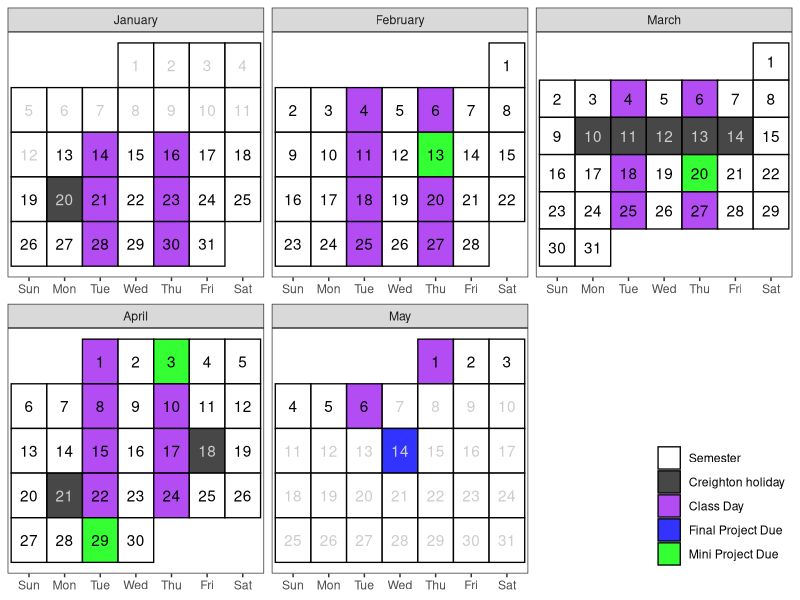

Write R code to recreate this figure.
## ---- chunk 1
# knitr::opts_chunk$set(cache=FALSE, dev='pdf')
knitr::opts_chunk$set(cache=F,
                      fig.path = 'figs/',
                      cache.path='cache/',
                      warning=F,
                      message=F)

knitr::opts_chunk$set(
                  fig.process = function(x) {
                      x2 = sub('-\\d+([.][a-z]+)$', '\\1', x)
                      if (file.rename(x, x2)) x2 else x
                      }
                  )

library(tidyverse)
library(lubridate)

# Create a calendar for your syllabus ----
# Source: http://svmiller.com/blog/2020/08/a-ggplot-calendar-for-your-semester/

# 1) what is the first Monday of the semester?
# Any number of ways to identify dates in R, but we'll use {lubridate} and the ymd() function here.
# Format: YYYYMMDD. In this example, 4 January 2022.

# What are the full dates of the semester? Here, I'll exclude exam week as I like to do.
# In this case: 6 January to 23 April
semester_dates <- seq(ymd(20250113), ymd(20250506), by=1)
# semester_dates <- seq(ymd(20240819), ymd(20241206), by=1)

# Weekday(s) of class
class_wdays <- c("Tue", "Thu")

not_here_dates <- c(
  # MLK Day
  ymd(20250120),
  # Spring Break
  seq(ymd(20250310), ymd(20250314), by = 1),
  # Easter
  ymd(20250418), ymd(20250421))


#exam_dates <- c(ymd(20231005))
#project_dates <- c(ymd(20221104), ymd(20221205), ymd(20221209))
finals_week <- ymd(20250514)
project_dates <- c(ymd(20250213), ymd(20250320), ymd(20250403), ymd(20250429))

# Custom function for treating the first day of the month as the first week 
# of the month up until the first Sunday 
# (unless Sunday was the start of the month)
wom <- function(date) {
    first <- wday(as.Date(paste(year(date), month(date), 1, sep = "-")))
    return((mday(date) + (first - 2)) %/% 7 + 1)
  }

# Create a data frame of dates, assign to Cal
Cal <- tibble(date = seq(ymd(20250101), ymd(20250531), by=1))  %>%
  mutate(mon = lubridate::month(date, label=T, abbr=F),
         wkdy = weekdays(date, abbreviate=T),
         wkdy = fct_relevel(wkdy, "Sun", "Mon", "Tue", "Wed", "Thu","Fri","Sat"), # make sure Sunday comes first
         semester = date %in% semester_dates, 
         #exams = date %in% exam_dates, # is it an exam?
         not_here = date %in% not_here_dates, # is it a day off?
         exam_wk = date %in% finals_week,
         proj = date %in% project_dates,
         day = lubridate::mday(date), 
         week = wom(date))

Cal <- Cal %>%
  mutate(category = case_when(
    #exams ~ "Exam",
    not_here ~ "Creighton holiday",
    proj ~ "Mini Project Due",
    semester & wkdy %in% class_wdays & !not_here & !exam_wk ~ "Class Day",
    semester ~ "Semester",
    exam_wk ~ "Final Project Due",
    TRUE ~ "NA"
  ))


class_cal <- Cal %>% 
  ggplot(.,aes(wkdy, week)) +
  theme_bw() +
  theme(panel.grid.major.x = element_blank(),
        legend.position = c(1, 0), legend.justification = c(1,0),
        legend.direction = "vertical", legend.title = element_blank(),
        axis.title.y = element_blank(), axis.title.x = element_blank(),
        axis.ticks.y = element_blank(), axis.text.y = element_blank()) +
  geom_tile(alpha=0.8, aes(fill=category), color="black", size=.45) +
  facet_wrap(~mon, scales = "free", ncol=3) +
  geom_text(aes(label = day, color = semester & (!not_here))) +
  # put your y-axis down, flip it, and reverse it
  scale_y_reverse(breaks=NULL) +
  # manually fill scale colors to something you like...
  scale_color_manual(values = c("FALSE" = "grey80", "TRUE" = "black"), guide = "none") + 
  scale_fill_manual(values=c("Class Day"="purple", 
                             "Semester"="white",
                             "Creighton holiday" = "grey10",
                             "NA" = "white", # I like these whited out...
                             #"Exam"="orange",
                             "Final Project Due" = "blue",
                             "Mini Project Due" = "green"),
                    #... but also suppress a label for a non-class semester day
                    breaks=c("Semester", "Creighton holiday", "Class Day", "Final Project Due", "Mini Project Due"))
# class_cal

# exam_days <- filter(Cal, category == "Exam") %>% 
#   mutate(topic = c("Midterm", "Final"),
#          time = c("In Class", "1-3 pm"))


proj_days <- filter(Cal, category == "Mini Project Due") %>%
  mutate(thursday = c("P")) %>%
  mutate(Date = format(date, "%b %e"),
         sem_week = isoweek(date)) %>%
  mutate(tues = "Project Due")

class_days <- filter(Cal, category == "Class Day" | category == "Mini Project Due" | category == "Final Project Due") %>%
  mutate(sem_week = isoweek(date)) %>%
  group_by(sem_week) %>%
  summarize(Date = paste(format(date, "%b %e"), sep = ",", collapse = ", ")) %>%
  mutate(tues = c(
    "Syllabus", 
    "Basic R and Quarto", 
    "Data Visualization",
    "Data Wrangling",
    "Data Communication and Ethics",
    "Loops and Function Writing",
    "Statistical Modeling",
    "Statistical Modeling",
    "Random Forests",
    "KNN",
    "Text Data",
    "PCA/Clustering",
    "Spatial Data",
    "Lab 9",
    "Present MP 4",
    "Present MP 4",
    ""
    )) %>% 
  mutate(thursday = c(
    "Introduction to R",
    "Lab 1",
    "Lab 2",
    "Lab 3",
    "Present MP 1",
    "Lab 4",
    "Statistical Modeling",
    "Lab 5",
    "Lab 6",
    "Lab 7",
    "Peer Review MP 3",
    "Lab 8",
    "Web-Scraping",
    "Present MP 4",
    "Present MP 4",
    "",
    ""
    )) %>% 
  mutate(Project = c(
    "",
    "",
    "MP 1 Relesase",
    "",
    "MP 1 Due",
    "MP 2 Release",
    "",
    "",
    "MP 2 due, MP 3 release",
    "",
    "",
    "MP3 Reflection due, MP4 release",
    "",
    "MP4 due, Final Project Relsease",
    "",
    "",
    "Final Project Due"
  )) %>%
  #bind_rows(finals_week) %>%
  arrange(sem_week) %>%
  select(Date, Tuesday = tues, Thursday = thursday, Project = Project)

## ---- chunk 2
#| echo: false
#| eval: true
#| warning: false
#| fig-width: 8
#| fig-height: 4.5
class_cal
## ---- chunk 3
#| echo: false
#| eval: true
#| fig-pos: 'h'
class_days %>% 
kableExtra::kable(caption = "Tentative schedule of class topics and important due dates", format = "simple")
